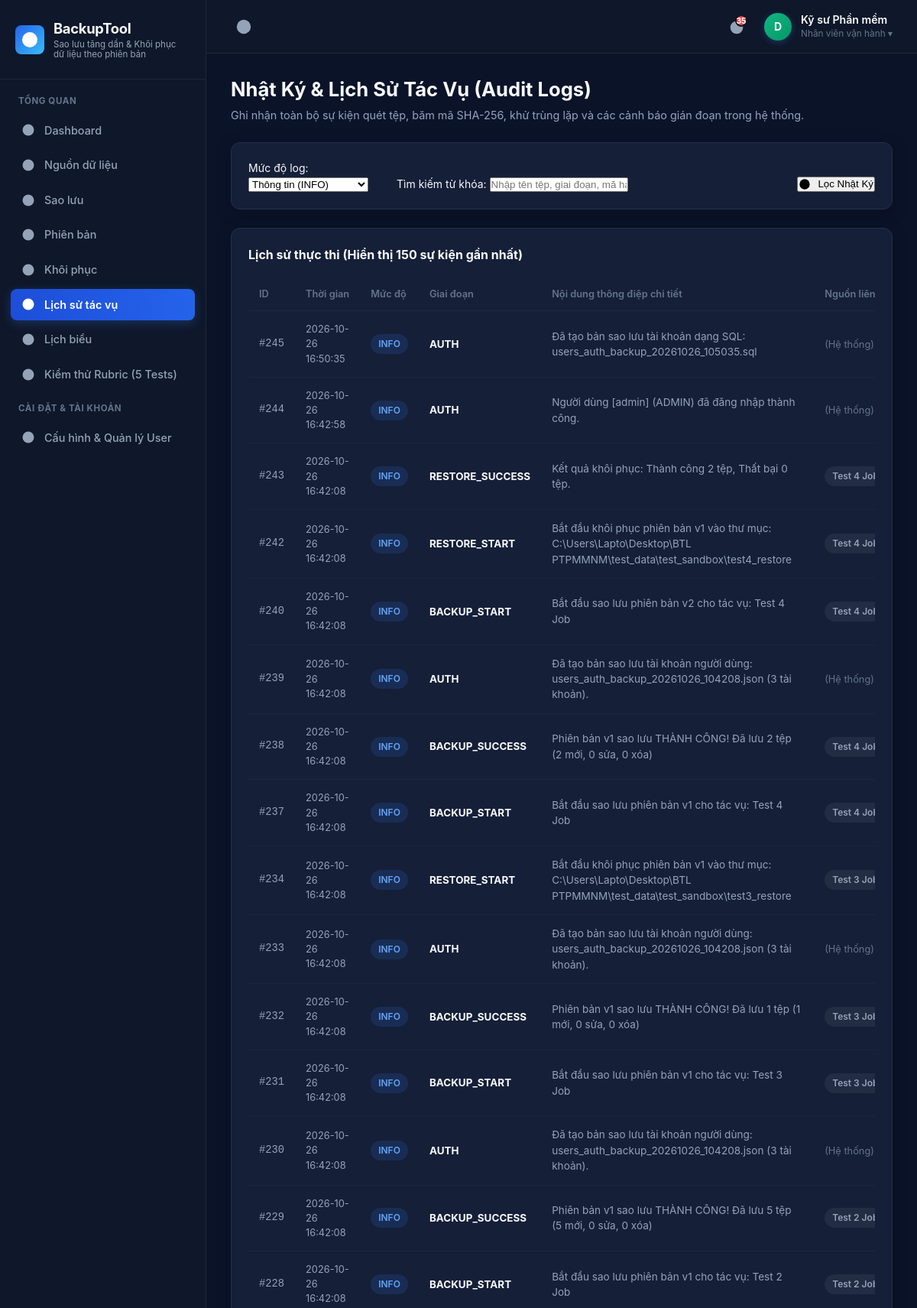
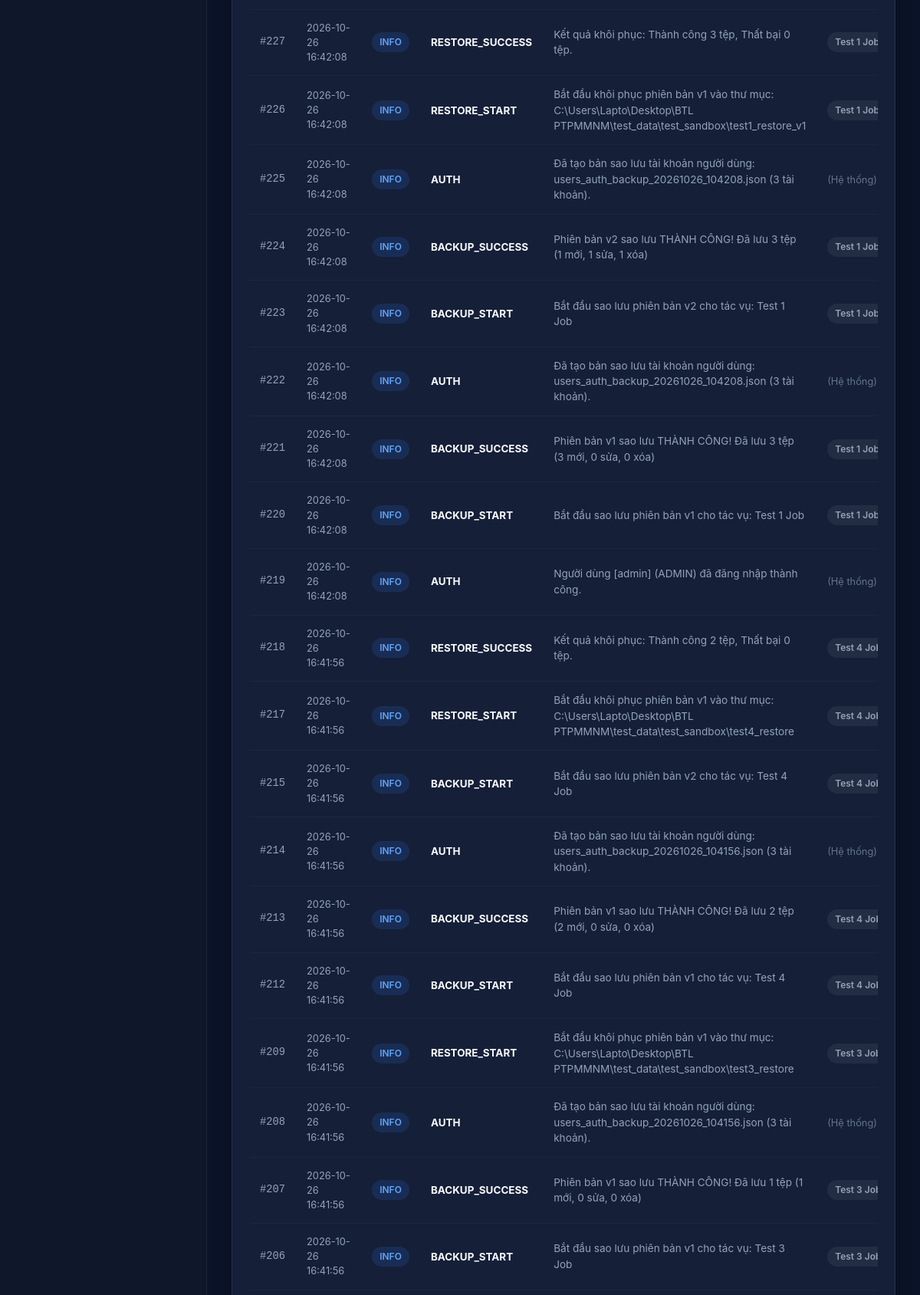
/logs.php?level=INFO (signed in, upper part), run on the app's committed database (2 pictures, top to bottom).
### tables this page shows
CREATE TABLE IF NOT EXISTS `users` (
    `id` INT AUTO_INCREMENT PRIMARY KEY,
    `username` VARCHAR(50) NOT NULL UNIQUE,
    `email` VARCHAR(150) NOT NULL UNIQUE,
    `password_hash` VARCHAR(255) NOT NULL,
    `full_name` VARCHAR(100) NOT NULL,
    `role` ENUM('ADMIN', 'OPERATOR', 'VIEWER') DEFAULT 'OPERATOR',
    `avatar` VARCHAR(255) NULL,
    `created_at` DATETIME DEFAULT CURRENT_TIMESTAMP,
    `last_login` DATETIME NULL,
    `status` ENUM('ACTIVE', 'SUSPENDED') DEFAULT 'ACTIVE',
    INDEX `idx_users_username` (`username`),
    INDEX `idx_users_email` (`email`)
);

CREATE TABLE IF NOT EXISTS `run_logs` (
    `id` INT AUTO_INCREMENT PRIMARY KEY,
    `job_id` INT NULL,
    `version_id` INT NULL,
    `log_level` ENUM('INFO', 'WARNING', 'ERROR') DEFAULT 'INFO',
    `stage` VARCHAR(50) NOT NULL,
    `message` TEXT NOT NULL,
    `file_target` VARCHAR(500) NULL,
    `created_at` DATETIME DEFAULT CURRENT_TIMESTAMP,
    INDEX `idx_logs_version` (`version_id`),
    INDEX `idx_logs_level` (`log_level`)
);

CREATE TABLE IF NOT EXISTS `backup_jobs` (
    `id` INT AUTO_INCREMENT PRIMARY KEY,
    `name` VARCHAR(150) NOT NULL,
    `source_path` VARCHAR(500) NOT NULL,
    `target_path` VARCHAR(500) NOT NULL,
    `excluded_extensions` TEXT NULL COMMENT 'Đuôi file loại trừ, vd: .tmp, .log, .cache',
    `created_at` DATETIME DEFAULT CURRENT_TIMESTAMP,
    `updated_at` DATETIME DEFAULT CURRENT_TIMESTAMP ON UPDATE CURRENT_TIMESTAMP
);

### core/Auth.php (called while the page is built, shortened)
<?php
class Auth {
    public static function user(): ?array {
        try {
            $pdo = Database::getConnection();
            $stmt = $pdo->prepare('SELECT id, username, email, full_name, role, avatar, created_at, last_login, status FROM users WHERE id = ? AND status = "ACTIVE" LIMIT 1');
            $stmt->execute([$_SESSION['auth_user_id']]);
            $user = $stmt->fetch();
            if ($user) {
                return $user;
            }
        } catch (Exception $e) {
        }
        return null;
    }
}

### logs.php (the view, shortened to what this page needs)
<?php
require_once __DIR__ . '/core/Icons.php';
require_once __DIR__ . '/core/Auth.php';
$pdo = Database::getConnection();
$levelFilter = $_GET['level'] ?? 'ALL';
$searchQuery = trim($_GET['q'] ?? '');
$sql = "SELECT l.*, j.name as job_name FROM `run_logs` l LEFT JOIN `backup_jobs` j ON l.job_id = j.id WHERE 1=1";
$params = [];
if ($levelFilter !== 'ALL') {
    $sql .= " AND l.log_level = ?";
    $params[] = $levelFilter;
}
$sql .= " ORDER BY l.id DESC LIMIT 150";
$stmt = $pdo->prepare($sql);
$stmt->execute($params);
$logs = $stmt->fetchAll();
require_once __DIR__ . '/views/header.php';
?>
<div style="margin-bottom: 24px; display: flex; align-items: center; justify-content: space-between; flex-wrap: wrap; gap: 12px;">
    <div>
        <h1 style="font-size: 1.6rem; font-weight: 700; color: var(--text-main);">
            Nhật Ký & Lịch Sử Tác Vụ (Audit Logs)
        </h1>
        <p style="color: var(--text-muted); font-size: 0.9rem; margin-top: 4px;">
            Ghi nhận toàn bộ sự kiện quét tệp, băm mã SHA-256, khử trùng lặp và các cảnh báo gián đoạn trong hệ thống.
        </p>
    </div>
</div>
<div class="dashboard-card" style="margin-bottom: 24px;">
    <form action="logs.php" method="GET" style="display: flex; gap: 14px; align-items: flex-end; flex-wrap: wrap;">
        <div style="width: 180px;">
            <label class="form-label" for="level">Mức độ log:</label>
            <select class="form-control" id="level" name="level" onchange="this.form.submit();">
                <option value="INFO" <?= ($levelFilter === 'INFO') ? 'selected' : '' ?>>Thông tin (INFO)</option>
            </select>
        </div>
        <div style="flex: 1; min-width: 240px;">
            <label class="form-label" for="q">Tìm kiếm từ khóa:</label>
            <input type="text" class="form-control" id="q" name="q" placeholder="Nhập tên tệp, giai đoạn, mã hash..." value="<?= htmlspecialchars($searchQuery) ?>">
        </div>
        <div>
            <button type="submit" class="btn btn-primary">
                <?= Icons::get('eye') ?>
                <span>Lọc Nhật Ký</span>
            </button>
        </div>
    </form>
</div>
<div class="dashboard-card">
    <div class="card-title-group">
        <div class="card-heading">
            Lịch sử thực thi (Hiển thị <?= count($logs) ?> sự kiện gần nhất)
        </div>
    </div>
    <div class="table-responsive">
        <table class="custom-table">
            <thead>
                <tr>
                    <th style="width: 60px;">ID</th>
                    <th style="width: 160px;">Thời gian</th>
                    <th style="width: 90px;">Mức độ</th>
                    <th style="width: 150px;">Giai đoạn</th>
                    <th>Nội dung thông điệp chi tiết</th>
                    <th>Nguồn liên quan</th>
                </tr>
            </thead>
            <tbody>
                <?php if (empty($logs)): ?>
                    <tr><td colspan="6" style="text-align: center; padding: 28px; color: var(--text-dim);">Không có bản ghi nhật ký nào phù hợp với bộ lọc.</td></tr>
                <?php else: ?>
                    <?php foreach ($logs as $log): ?>
                    <tr>
                        <td class="table-id">#<?= $log['id'] ?></td>
                        <td style="font-size: 0.8rem;"><?= htmlspecialchars($log['created_at']) ?></td>
                        <td>
                            <?php if ($log['log_level'] === 'INFO'): ?>
                                <span class="pill-badge" style="background: rgba(59, 130, 246, 0.15); color: #60a5fa;">INFO</span>
                            <?php elseif ($log['log_level'] === 'WARNING'): ?>
                                <span class="pill-badge warning">WARN</span>
                            <?php else: ?>
                                <span class="pill-badge danger">ERROR</span>
                            <?php endif; ?>
                        </td>
                        <td><strong style="color: var(--text-main); font-size: 0.84rem;"><?= htmlspecialchars($log['stage']) ?></strong></td>
                        <td style="font-size: 0.85rem; color: var(--text-muted);"><?= htmlspecialchars($log['message']) ?></td>
                        <td>
                            <?php if ($log['job_name']): ?>
                                <span class="pill-badge" style="background: rgba(255,255,255,0.06); color: var(--text-muted);"><?= htmlspecialchars($log['job_name']) ?></span>
                            <?php else: ?>
                                <span style="color: var(--text-dim); font-size: 0.8rem;">(Hệ thống)</span>
                            <?php endif; ?>
                        </td>
                    </tr>
                    <?php endforeach; ?>
                <?php endif; ?>
            </tbody>
        </table>
    </div>
</div>
<?php require_once __DIR__ . '/views/footer.php'; ?>

### views/header.php (shortened to what this page needs)
<?php
require_once __DIR__ . '/../core/Icons.php';
require_once __DIR__ . '/../core/Auth.php';
$currentUser = Auth::user();
$currentPage = basename($_SERVER['PHP_SELF']);
?>
<!DOCTYPE html>
<html lang="vi">
<head>
    <link rel="stylesheet" href="public/css/style.css">
</head>
<body>
<div class="app-container">
    <aside class="sidebar" id="appSidebar">
        <div class="sidebar-header">
            <div class="sidebar-logo-icon">
                <?= Icons::get('shield') ?>
            </div>
            <div class="sidebar-logo-text">
                <h2>BackupTool</h2>
                <p>Sao lưu tăng dần & Khôi phục<br>dữ liệu theo phiên bản</p>
            </div>
        </div>
        <div class="sidebar-nav">
            <div class="nav-section-label">Tổng Quan</div>
            <ul class="sidebar-menu">
                <li class="menu-item <?= ($currentPage === 'index.php') ? 'active' : '' ?>">
                    <a href="index.php">
                        <?= Icons::get('database') ?>
                        <span>Dashboard</span>
                    </a>
                </li>
                <li class="menu-item <?= ($currentPage === 'sources.php') ? 'active' : '' ?>">
                    <a href="sources.php">
                        <?= Icons::get('folder') ?>
                        <span>Nguồn dữ liệu</span>
                    </a>
                </li>
                <li class="menu-item <?= ($currentPage === 'backup.php') ? 'active' : '' ?>">
                    <a href="backup.php">
                        <?= Icons::get('play') ?>
                        <span>Sao lưu</span>
                    </a>
                </li>
                <li class="menu-item <?= ($currentPage === 'versions.php') ? 'active' : '' ?>">
                    <a href="versions.php">
                        <?= Icons::get('branch') ?>
                        <span>Phiên bản</span>
                    </a>
                </li>
                <li class="menu-item <?= ($currentPage === 'restore.php') ? 'active' : '' ?>">
                    <a href="restore.php">
                        <?= Icons::get('restore') ?>
                        <span>Khôi phục</span>
                    </a>
                </li>
                <li class="menu-item <?= ($currentPage === 'logs.php') ? 'active' : '' ?>">
                    <a href="logs.php">
                        <?= Icons::get('logs') ?>
                        <span>Lịch sử tác vụ</span>
                    </a>
                </li>
                <li class="menu-item <?= ($currentPage === 'schedules.php') ? 'active' : '' ?>">
                    <a href="schedules.php">
                        <?= Icons::get('refresh') ?>
                        <span>Lịch biểu</span>
                    </a>
                </li>
                <li class="menu-item <?= ($currentPage === 'test_suite.php') ? 'active' : '' ?>">
                    <a href="test_suite.php">
                        <?= Icons::get('test') ?>
                        <span>Kiểm thử Rubric (5 Tests)</span>
                    </a>
                </li>
            </ul>
            <div class="nav-section-label">Cài Đặt & Tài Khoản</div>
            <ul class="sidebar-menu">
                <li class="menu-item <?= ($currentPage === 'settings.php') ? 'active' : '' ?>">
                    <a href="settings.php">
                        <?= Icons::get('bolt') ?>
                        <span>Cấu hình & Quản lý User</span>
                    </a>
                </li>
            </ul>
        </div>
    </aside>
    <div class="main-content">
        <header class="topbar">
            <div class="topbar-left">
                <button class="menu-toggle-btn" id="menuToggle" title="Thu gọn / Mở rộng Menu">
                    <?= Icons::get('list') ?>
                </button>
            </div>
<?php
$warningCount = 0;
try {
    $pdoHeader = Database::getConnection();
    $warningCount = (int)$pdoHeader->query("SELECT COUNT(*) FROM `run_logs` WHERE `log_level` IN ('WARNING', 'ERROR')")->fetchColumn();
} catch (Exception $e) {}
?>
            <div class="topbar-right">
                <a href="logs.php" class="notification-btn" title="Nhật ký & Cảnh báo (<?= $warningCount ?> sự kiện)">
                    <?= Icons::get('alert') ?>
                    <?php if ($warningCount > 0): ?>
                        <span class="notification-badge"><?= min($warningCount, 99) ?></span>
                    <?php endif; ?>
                </a>
                <div class="user-dropdown-container" style="position: relative;">
                    <div class="user-profile" id="userMenuToggleBtn" style="cursor: pointer; user-select: none;">
                        <div class="user-avatar" style="background: <?= (($currentUser['role'] ?? '') === 'ADMIN') ? 'linear-gradient(135deg, #3b82f6, #1d4ed8)' : 'linear-gradient(135deg, #10b981, #059669)' ?>;">
                            <?= htmlspecialchars(strtoupper(substr($currentUser['username'] ?? 'U', 0, 1))) ?>
                        </div>
                        <div class="user-details">
                            <span class="user-name"><?= htmlspecialchars($currentUser['full_name'] ?? $currentUser['username'] ?? 'User') ?></span>
                            <span class="user-role"><?= (($currentUser['role'] ?? '') === 'ADMIN') ? 'Quản trị viên ▾' : 'Nhân viên vận hành ▾' ?></span>
                        </div>
                    </div>
                </div>
            </div>
        </header>
        <div class="page-body">

### data on the page
users: username "D", full_name "Kỹ sư Phần mềm"
run_logs: id "245", created_at "2026-10-26 16:50:35", log_level "INFO", stage "AUTH", message "Đã tạo bản sao lưu tài khoản dạng SQL: users_auth_backup_20261026_105035.sql", shows "(Hệ thống)"
run_logs: id "244", created_at "2026-10-26 16:42:58", log_level "INFO", stage "AUTH", message "Người dùng [admin] (ADMIN) đã đăng nhập thành công.", shows "(Hệ thống)"
run_logs: id "243", created_at "2026-10-26 16:42:08", log_level "INFO", stage "RESTORE_SUCCESS", message "Kết quả khôi phục: Thành công 2 tệp, Thất bại 0 tệp.", backup_jobs.name "Test 4…"
run_logs: id "242", created_at "2026-10-26 16:42:08", log_level "INFO", stage "RESTORE_START", message "Bắt đầu khôi phục phiên bản v1 vào thư mục: C:\\Users\\Lapto\\Desktop\\BTL PTPMMNM\\test_data\\test_sandbox\\test4_restore", backup_jobs.name "Test 4…"
run_logs: id "240", created_at "2026-10-26 16:42:08", log_level "INFO", stage "BACKUP_START", message "Bắt đầu sao lưu phiên bản v2 cho tác vụ: Test 4 Job", backup_jobs.name "Test 4…"
run_logs: id "239", created_at "2026-10-26 16:42:08", log_level "INFO", stage "AUTH", message "Đã tạo bản sao lưu tài khoản người dùng: users_auth_backup_20261026_104208.json (3 tài khoản).", shows "(Hệ thống)"
run_logs: id "238", created_at "2026-10-26 16:42:08", log_level "INFO", stage "BACKUP_SUCCESS", message "Phiên bản v1 sao lưu THÀNH CÔNG! Đã lưu 2 tệp (2 mới, 0 sửa, 0 xóa)", backup_jobs.name "Test 4…"
run_logs: id "237", created_at "2026-10-26 16:42:08", log_level "INFO", stage "BACKUP_START", message "Bắt đầu sao lưu phiên bản v1 cho tác vụ: Test 4 Job", backup_jobs.name "Test 4…"
run_logs: id "234", created_at "2026-10-26 16:42:08", log_level "INFO", stage "RESTORE_START", message "Bắt đầu khôi phục phiên bản v1 vào thư mục: C:\\Users\\Lapto\\Desktop\\BTL PTPMMNM\\test_data\\test_sandbox\\test3_restore", backup_jobs.name "Test 3…"
run_logs: id "233", created_at "2026-10-26 16:42:08", log_level "INFO", stage "AUTH", message "Đã tạo bản sao lưu tài khoản người dùng: users_auth_backup_20261026_104208.json (3 tài khoản).", shows "(Hệ thống)"
run_logs: id "232", created_at "2026-10-26 16:42:08", log_level "INFO", stage "BACKUP_SUCCESS", message "Phiên bản v1 sao lưu THÀNH CÔNG! Đã lưu 1 tệp (1 mới, 0 sửa, 0 xóa)", backup_jobs.name "Test 3…"
run_logs: id "231", created_at "2026-10-26 16:42:08", log_level "INFO", stage "BACKUP_START", message "Bắt đầu sao lưu phiên bản v1 cho tác vụ: Test 3 Job", backup_jobs.name "Test 3…"
run_logs: id "230", created_at "2026-10-26 16:42:08", log_level "INFO", stage "AUTH", message "Đã tạo bản sao lưu tài khoản người dùng: users_auth_backup_20261026_104208.json (3 tài khoản).", shows "(Hệ thống)"
run_logs: id "229", created_at "2026-10-26 16:42:08", log_level "INFO", stage "BACKUP_SUCCESS", message "Phiên bản v1 sao lưu THÀNH CÔNG! Đã lưu 5 tệp (5 mới, 0 sửa, 0 xóa)", backup_jobs.name "Test 2…"
run_logs: id "228", created_at "2026-10-26 16:42:08", log_level "INFO", stage "BACKUP_START", message "Bắt đầu sao lưu phiên bản v1 cho tác vụ: Test 2 Job", backup_jobs.name "Test 2…"
run_logs: id "227", created_at "2026-10-26 16:42:08", log_level "INFO", stage "RESTORE_SUCCESS", message "Kết quả khôi phục: Thành công 3 tệp, Thất bại 0 tệp.", backup_jobs.name "Test 1…"
run_logs: id "226", created_at "2026-10-26 16:42:08", log_level "INFO", stage "RESTORE_START", message "Bắt đầu khôi phục phiên bản v1 vào thư mục: C:\\Users\\Lapto\\Desktop\\BTL PTPMMNM\\test_data\\test_sandbox\\test1_restore_v1", backup_jobs.name "Test 1…"
run_logs: id "225", created_at "2026-10-26 16:42:08", log_level "INFO", stage "AUTH", message "Đã tạo bản sao lưu tài khoản người dùng: users_auth_backup_20261026_104208.json (3 tài khoản).", shows "(Hệ thống)"
run_logs: id "224", created_at "2026-10-26 16:42:08", log_level "INFO", stage "BACKUP_SUCCESS", message "Phiên bản v2 sao lưu THÀNH CÔNG! Đã lưu 3 tệp (1 mới, 1 sửa, 1 xóa)", backup_jobs.name "Test 1…"
run_logs: id "223", created_at "2026-10-26 16:42:08", log_level "INFO", stage "BACKUP_START", message "Bắt đầu sao lưu phiên bản v2 cho tác vụ: Test 1 Job", backup_jobs.name "Test 1…"
run_logs: id "222", created_at "2026-10-26 16:42:08", log_level "INFO", stage "AUTH", message "Đã tạo bản sao lưu tài khoản người dùng: users_auth_backup_20261026_104208.json (3 tài khoản).", shows "(Hệ thống)"
run_logs: id "221", created_at "2026-10-26 16:42:08", log_level "INFO", stage "BACKUP_SUCCESS", message "Phiên bản v1 sao lưu THÀNH CÔNG! Đã lưu 3 tệp (3 mới, 0 sửa, 0 xóa)", backup_jobs.name "Test 1…"
run_logs: id "220", created_at "2026-10-26 16:42:08", log_level "INFO", stage "BACKUP_START", message "Bắt đầu sao lưu phiên bản v1 cho tác vụ: Test 1 Job", backup_jobs.name "Test 1…"
run_logs: id "219", created_at "2026-10-26 16:42:08", log_level "INFO", stage "AUTH", message "Người dùng [admin] (ADMIN) đã đăng nhập thành công.", shows "(Hệ thống)"
run_logs: id "218", created_at "2026-10-26 16:41:56", log_level "INFO", stage "RESTORE_SUCCESS", message "Kết quả khôi phục: Thành công 2 tệp, Thất bại 0 tệp.", backup_jobs.name "Test 4…"
run_logs: id "217", created_at "2026-10-26 16:41:56", log_level "INFO", stage "RESTORE_START", message "Bắt đầu khôi phục phiên bản v1 vào thư mục: C:\\Users\\Lapto\\Desktop\\BTL PTPMMNM\\test_data\\test_sandbox\\test4_restore", backup_jobs.name "Test 4…"
run_logs: id "215", created_at "2026-10-26 16:41:56", log_level "INFO", stage "BACKUP_START", message "Bắt đầu sao lưu phiên bản v2 cho tác vụ: Test 4 Job", backup_jobs.name "Test 4…"
run_logs: id "214", created_at "2026-10-26 16:41:56", log_level "INFO", stage "AUTH", message "Đã tạo bản sao lưu tài khoản người dùng: users_auth_backup_20261026_104156.json (3 tài khoản).", shows "(Hệ thống)"
run_logs: id "213", created_at "2026-10-26 16:41:56", log_level "INFO", stage "BACKUP_SUCCESS", message "Phiên bản v1 sao lưu THÀNH CÔNG! Đã lưu 2 tệp (2 mới, 0 sửa, 0 xóa)", backup_jobs.name "Test 4…"
run_logs: id "212", created_at "2026-10-26 16:41:56", log_level "INFO", stage "BACKUP_START", message "Bắt đầu sao lưu phiên bản v1 cho tác vụ: Test 4 Job", backup_jobs.name "Test 4…"
run_logs: id "209", created_at "2026-10-26 16:41:56", log_level "INFO", stage "RESTORE_START", message "Bắt đầu khôi phục phiên bản v1 vào thư mục: C:\\Users\\Lapto\\Desktop\\BTL PTPMMNM\\test_data\\test_sandbox\\test3_restore", backup_jobs.name "Test 3…"
run_logs: id "208", created_at "2026-10-26 16:41:56", log_level "INFO", stage "AUTH", message "Đã tạo bản sao lưu tài khoản người dùng: users_auth_backup_20261026_104156.json (3 tài khoản).", shows "(Hệ thống)"
run_logs: id "207", created_at "2026-10-26 16:41:56", log_level "INFO", stage "BACKUP_SUCCESS", message "Phiên bản v1 sao lưu THÀNH CÔNG! Đã lưu 1 tệp (1 mới, 0 sửa, 0 xóa)", backup_jobs.name "Test 3…"
run_logs: id "206", created_at "2026-10-26 16:41:56", log_level "INFO", stage "BACKUP_START", message "Bắt đầu sao lưu phiên bản v1 cho tác vụ: Test 3 Job", backup_jobs.name "Test 3…"

### other printed values
min($warningCount, 99) "35"
count($logs) "150"
